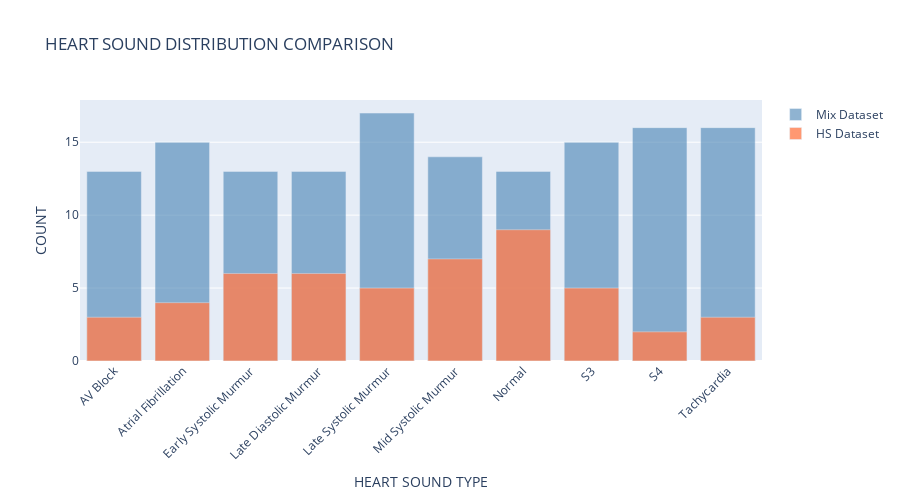

Notebook cell for this chart:
### Code cell
# Create interactive bar chart with overlapping bars
mix_counts = mix_metadata['Heart Sound Type'].value_counts()
heart_counts = heart_metadata['Heart Sound Type'].value_counts()

# Get all unique heart sound types from both datasets
all_types = sorted(set(mix_counts.index).union(set(heart_counts.index)))

# Create aligned data for both datasets
mix_values = [mix_counts.get(t, 0) for t in all_types]
heart_values = [heart_counts.get(t, 0) for t in all_types]

fig = go.Figure()

# Mix dataset (more transparent, behind)
fig.add_trace(
    go.Bar(
        x=all_types, 
        y=mix_values, 
        name="Mix Dataset",
        marker_color='steelblue',
        opacity=0.6
    )
)

# HS dataset (less transparent, in front)
fig.add_trace(
    go.Bar(
        x=all_types, 
        y=heart_values, 
        name="HS Dataset",
        marker_color='coral',
        opacity=0.8
    )
)

fig.update_layout(
    title="Heart Sound Distribution Comparison".upper(),
    xaxis_title="Heart Sound Type".upper(),
    yaxis_title="Count".upper(),
    barmode='overlay',  # Overlay bars instead of grouping
    height=500,
    xaxis={'tickangle': -45}
)

fig.show()

### Figure 1 — Plotly figure (JSON) as saved in the notebook; plotly's stock layout.template omitted (floating-point values rounded to 4 significant figures)
{"data": [{"marker": {"color": "steelblue"}, "name": "Mix Dataset", "opacity": 0.6, "type": "bar", "x": ["AV Block", "Atrial Fibrillation", "Early Systolic Murmur", "Late Diastolic Murmur", "Late Systolic Murmur", "Mid Systolic Murmur", "Normal", "S3", "S4", "Tachycardia"], "y": [13, 15, 13, 13, 17, 14, 13, 15, 16, 16]}, {"marker": {"color": "coral"}, "name": "HS Dataset", "opacity": 0.8, "type": "bar", "x": ["AV Block", "Atrial Fibrillation", "Early Systolic Murmur", "Late Diastolic Murmur", "Late Systolic Murmur", "Mid Systolic Murmur", "Normal", "S3", "S4", "Tachycardia"], "y": [3, 4, 6, 6, 5, 7, 9, 5, 2, 3]}], "layout": {"barmode": "overlay", "height": 500, "title": {"text": "HEART SOUND DISTRIBUTION COMPARISON"}, "xaxis": {"tickangle": -45, "title": {"text": "HEART SOUND TYPE"}}, "yaxis": {"title": {"text": "COUNT"}}}}
